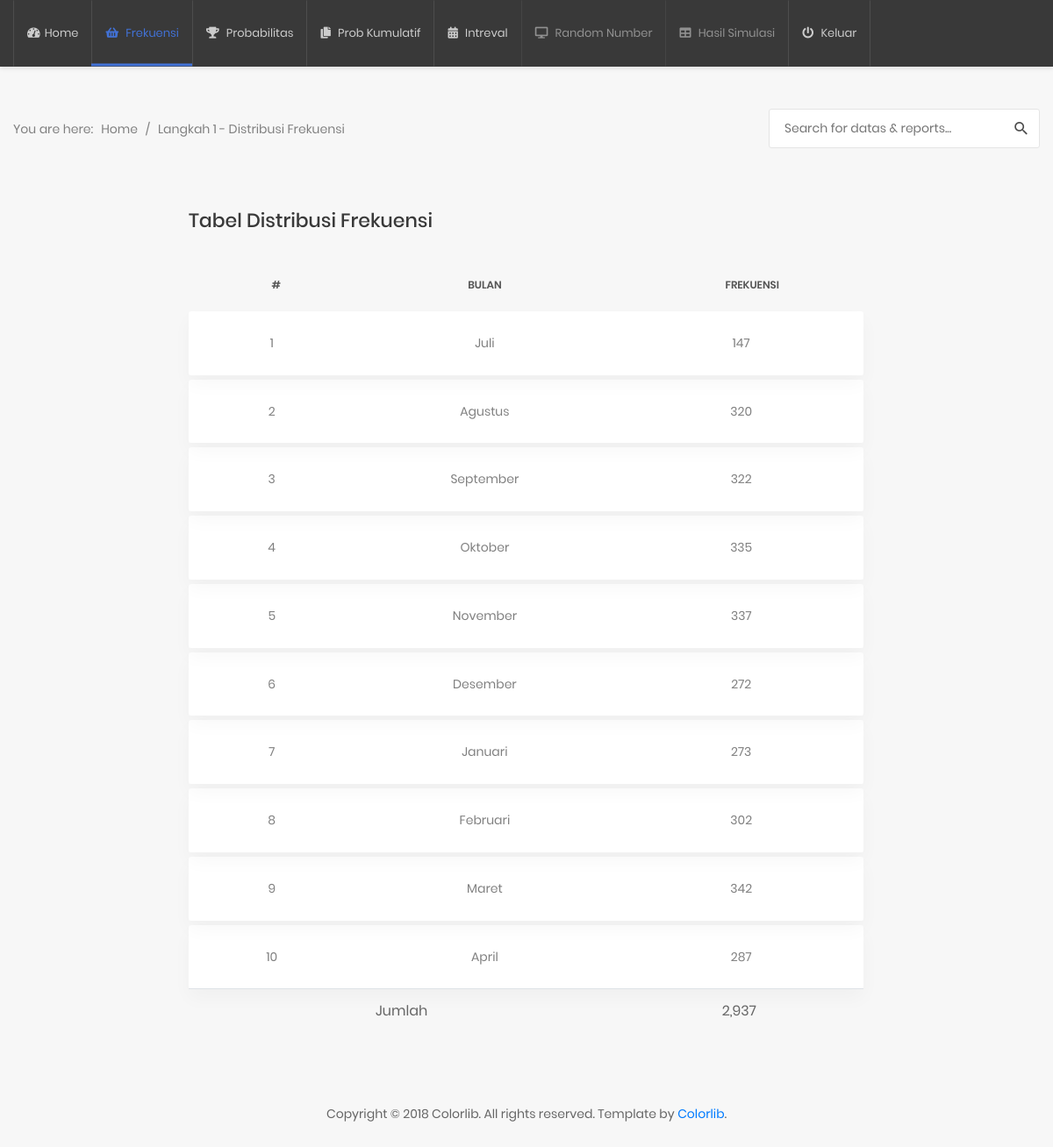
Page /2017-2018/home.php?p=distribusi-frekuensi on the committed database.
### tables this page shows
CREATE TABLE `absen2016_2017` (
  `kd_bulan` varchar(10) NOT NULL,
  `kehadiran` int(5) NOT NULL
);

CREATE TABLE `bulan` (
  `kd_bulan` varchar(10) NOT NULL,
  `nama_bulan` varchar(10) NOT NULL
);

### 2017-2018/distribusi-frekuensi.php (the view)
<div class="page-content--bgf7">
    <section class="au-breadcrumb2">
        <div class="container">
            <div class="row">
                <div class="col-md-12">
                    <div class="au-breadcrumb-content">
                        <div class="au-breadcrumb-left">
                            <span class="au-breadcrumb-span">You are here:</span>
                            <ul class="list-unstyled list-inline au-breadcrumb__list">
                                <li class="list-inline-item active">
                                    <a href="#">Home</a>
                                </li>
                                <li class="list-inline-item seprate">
                                    <span>/</span>
                                </li>
                                <li class="list-inline-item">Langkah 1 - Distribusi Frekuensi</li>
                            </ul>
                        </div>
                        <form class="au-form-icon--sm" action="" method="post">
                            <input class="au-input--w300 au-input--style2" type="text" placeholder="Search for datas &amp; reports...">
                            <button class="au-btn--submit2" type="submit">
                                <i class="zmdi zmdi-search"></i>
                            </button>
                        </form>
                    </div>
                </div>
            </div>
        </div>
    </section>
    <section class="p-t-20">
        <div class="container">
            <div class="row">
                <div class="col-md-8 offset-2">
                    <h3 class="title-5 m-b-35">Tabel Distribusi Frekuensi</h3>
                    <div class="table-responsive table-responsive-data2">
                        <table class="table table-data2 text-center">
                            <thead>
                                <tr>
                                    <th> # </th>
                                    <th>Bulan</th>
                                    <th>Frekuensi</th>
                                </tr>
                            </thead>
                            <tbody>
                                <?php
                                $no = 1;
                                $sqls = mysqli_query($con, "SELECT * FROM absen2016_2017 a INNER JOIN bulan b ON a.kd_bulan = b.kd_bulan") or die(mysqli_error($con));
                                foreach ($sqls as $sql) { ?>
                                <tr class="spacer"></tr>
                                <tr class="tr-shadow">
                                    <td><?= $no ?></td>
                                    <td><?= $sql['nama_bulan'] ?></td>
                                    <td><?= $sql['kehadiran'] ?></td>
                                </tr>
                                <?php $no++ ?>
                                <?php @$jumlah += $sql['kehadiran'] ?>
                                <?php } ?>
                            </tbody>
                            <tfoot>
                                <tr>
                                    <td colspan="2">Jumlah</td>
                                    <td><?= number_format($jumlah) ?></td>
                                </tr>
                            </tfoot>
                        </table>
                    </div>
                </div>
            </div>
        </div>
    </section>

### 2017-2018/home.php (shortened to what this page needs)
<?php
$con = mysqli_connect('localhost', 'root', '', 'dbabsensi_murid') or die(mysqli_error());
?>
<!DOCTYPE html>
<html lang="en">
<head>
    <link href="../css/font-face.css" rel="stylesheet" media="all">
    <link href="../vendor/font-awesome-4.7/css/font-awesome.min.css" rel="stylesheet" media="all">
    <link href="../vendor/font-awesome-5/css/fontawesome-all.min.css" rel="stylesheet" media="all">
    <link href="../vendor/mdi-font/css/material-design-iconic-font.min.css" rel="stylesheet" media="all">
    <link href="../vendor/bootstrap-4.1/bootstrap.min.css" rel="stylesheet" media="all">
    <link href="../vendor/animsition/animsition.min.css" rel="stylesheet" media="all">
    <link href="../vendor/bootstrap-progressbar/bootstrap-progressbar-3.3.4.min.css" rel="stylesheet" media="all">
    <link href="../vendor/wow/animate.css" rel="stylesheet" media="all">
    <link href="../vendor/css-hamburgers/hamburgers.min.css" rel="stylesheet" media="all">
    <link href="../vendor/slick/slick.css" rel="stylesheet" media="all">
    <link href="../vendor/select2/select2.min.css" rel="stylesheet" media="all">
    <link href="../vendor/perfect-scrollbar/perfect-scrollbar.css" rel="stylesheet" media="all">
    <link href="../css/theme.css" rel="stylesheet" media="all">
</head>
<body class="">
    <div class="page-wrapper">
        <header class="header-desktop3 d-none d-lg-block">
            <div class="section__content section__content--p35">
                <div class="header-wrap">
                    <div class="header__navbar">
                        <ul class="list-unstyled">
                            <?php if ( $_GET['p'] == 'home' ) { ?> <li class="active"> <?php } else { ?> <li> <?php } ?>
                                <a href="home.php?p=home">
                                    <i class="fas fa-tachometer-alt"></i>Home
                                </a>
                            </li>
                            <?php if ( $_GET['p'] == 'distribusi-frekuensi' ) { ?> <li class="active"> <?php } else { ?> <li> <?php } ?>
                            <a href="home.php?p=distribusi-frekuensi">
                                    <i class="fas fa-shopping-basket"></i>
                                    <span class="bot-line"></span>Frekuensi</a>
                            </li>
                            <?php if ( $_GET['p'] == 'distribusi-probabilitas' ) { ?> <li class="active"> <?php } else { ?> <li> <?php } ?>
                                <a href="home.php?p=distribusi-probabilitas">
                                    <i class="fas fa-trophy"></i>
                                    <span class="bot-line"></span>Probabilitas</a>
                            </li>
                            <?php if ( $_GET['p'] == 'probabilitas-kumulatif' ) { ?> <li class="active"> <?php } else { ?> <li> <?php } ?>
                                <a href="home.php?p=probabilitas-kumulatif">
                                    <i class="fas fa-copy"></i>
                                    <span class="bot-line"></span>Prob Kumulatif</a>
                            </li>
                            <?php if ( $_GET['p'] == 'interval' ) { ?> <li class="active"> <?php } else { ?> <li> <?php } ?>
                                <a href="home.php?p=interval">
                                    <i class="fas fa-calendar-alt"></i>
                                    <span class="bot-line"></span>Intreval</a>
                            </li>
                            <?php if ( $_GET['p'] == 'random-number' || $_GET['p'] == 'generate' ) { ?> <li class="active"> <?php } else if ( empty($_SESSION['random-number']) ) { ?> <li class="disable"> <?php } else { ?> <li> <?php } ?>
                                <a href="home.php?p=generate">
                                    <i class="fas fa-desktop"></i>
                                    <span class="bot-line"></span>Random Number</a>
                            </li>
                            <?php if ( $_GET['p'] == 'hasil-simulasi' ) { ?> <li class="active"> <?php } else if ( empty($_SESSION['hasil']) ) { ?> <li class="disable"> <?php } else { ?> <li> <?php } ?>
                                <a href="home.php?p=hasil-simulasi">
                                    <i class="fas fa-table"></i>
                                    <span class="bot-line"></span>Hasil Simulasi</a>
                            </li>
                            <?php if ( $_GET['p'] == 'keluar' ) { ?> <li class="active"> <?php } else { ?> <li> <?php } ?>
                                <a href="home.php?p=keluar">
                                    <i class="fas fa-power-off"></i>
                                    <span class="bot-line"></span>Keluar</a>
                            </li>
                        </ul>
                    </div>
                </div>
            </div>
        </header>
        <?php
        if ( $_GET['p'] == 'distribusi-frekuensi' ) {
            include('distribusi-frekuensi.php');
        } else if ( $_GET['p'] == 'home' || $_GET['p'] == 'welcome' ) {
            include('beranda.php');
        } else if ( $_GET['p'] == 'distribusi-probabilitas' ) {
            include('distribusi-probabilitas.php');
        } else if ( $_GET['p'] == 'probabilitas-kumulatif' ) {
            include('probabilitas-kumulatif.php');
        } else if ( $_GET['p'] == 'interval' ) {
            include('interval.php');
        } else if ( $_GET['p'] == 'generate' ) {
            include('generate.php');
        } else if ( $_GET['p'] == 'random-number' ) {
            include('random-number.php');
        } else if ( $_GET['p'] == 'hasil-simulasi' ) {
            include('hasil-simulasi.php');
        } else if ( $_GET['p'] == 'keluar' ) {
            include('logout.php');
        }
        ?>
            <section class="p-t-60 p-b-20">
                <div class="container">
                    <div class="row">
                        <div class="col-md-12">
                            <div class="copyright">
                                <p>Copyright © 2018 Colorlib. All rights reserved. Template by <a href="https://colorlib.com">Colorlib</a>.</p>
                            </div>
                        </div>
                    </div>
                </div>
            </section>
        </div>
    </div>
</body>
</html>

### 2017-2018/home.php (style rules this page uses)
.disable { pointer-events: none; opacity: 0.6; }

### rows in the picture
absen2016_2017: kd_bulan.nama_bulan "Juli", kehadiran "147"
absen2016_2017: kd_bulan.nama_bulan "Agustus", kehadiran "320"
absen2016_2017: kd_bulan.nama_bulan "September", kehadiran "322"
absen2016_2017: kd_bulan.nama_bulan "Oktober", kehadiran "335"
absen2016_2017: kd_bulan.nama_bulan "November", kehadiran "337"
absen2016_2017: kd_bulan.nama_bulan "Desember", kehadiran "272"
absen2016_2017: kd_bulan.nama_bulan "Januari", kehadiran "273"
absen2016_2017: kd_bulan.nama_bulan "Februari", kehadiran "302"
absen2016_2017: kd_bulan.nama_bulan "Maret", kehadiran "342"
absen2016_2017: kd_bulan.nama_bulan "April", kehadiran "287"

### other values in the picture
$jumlah "2,937"
